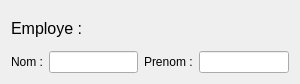
<?xml version="1.0" encoding="UTF-8"?>
<ui version="4.0">
 <class>EmpDeMaintShow</class>
 <widget class="QWidget" name="EmpDeMaintShow">
  <property name="geometry">
   <rect>
    <x>0</x>
    <y>0</y>
    <width>300</width>
    <height>84</height>
   </rect>
  </property>
  <property name="minimumSize">
   <size>
    <width>300</width>
    <height>0</height>
   </size>
  </property>
  <property name="maximumSize">
   <size>
    <width>300</width>
    <height>90</height>
   </size>
  </property>
  <property name="windowTitle">
   <string>Form</string>
  </property>
  <layout class="QGridLayout" name="gridLayout">
   <item row="1" column="0">
    <widget class="QLabel" name="label_2">
     <property name="text">
      <string>Nom :</string>
     </property>
    </widget>
   </item>
   <item row="1" column="3">
    <widget class="QLineEdit" name="Pronom"/>
   </item>
   <item row="1" column="2">
    <widget class="QLabel" name="label_3">
     <property name="text">
      <string>Prenom :</string>
     </property>
    </widget>
   </item>
   <item row="1" column="1">
    <widget class="QLineEdit" name="Nom"/>
   </item>
   <item row="0" column="0" colspan="2">
    <widget class="QLabel" name="label">
     <property name="font">
      <font>
       <pointsize>12</pointsize>
      </font>
     </property>
     <property name="text">
      <string>Employe :</string>
     </property>
    </widget>
   </item>
  </layout>
 </widget>
 <resources/>
 <connections/>
</ui>
